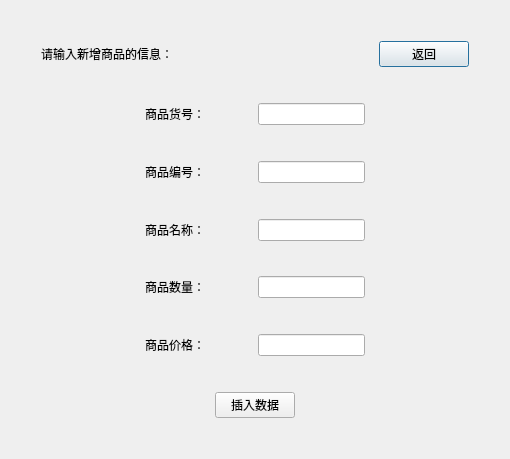
<?xml version="1.0" encoding="UTF-8"?>
<ui version="4.0">
 <class>insert_Dialog</class>
 <widget class="QDialog" name="insert_Dialog">
  <property name="geometry">
   <rect>
    <x>0</x>
    <y>0</y>
    <width>510</width>
    <height>459</height>
   </rect>
  </property>
  <property name="windowTitle">
   <string>新增商品</string>
  </property>
  <layout class="QVBoxLayout" name="verticalLayout" stretch="1,2,1,2,1,2,1,2,1,2,1,2,1,2,1">
   <item>
    <spacer name="verticalSpacer_7">
     <property name="orientation">
      <enum>Qt::Vertical</enum>
     </property>
     <property name="sizeHint" stdset="0">
      <size>
       <width>20</width>
       <height>13</height>
      </size>
     </property>
    </spacer>
   </item>
   <item>
    <layout class="QHBoxLayout" name="horizontalLayout" stretch="1,6,5,3,1">
     <item>
      <spacer name="horizontalSpacer">
       <property name="orientation">
        <enum>Qt::Horizontal</enum>
       </property>
       <property name="sizeHint" stdset="0">
        <size>
         <width>40</width>
         <height>20</height>
        </size>
       </property>
      </spacer>
     </item>
     <item>
      <widget class="QLabel" name="label">
       <property name="text">
        <string>请输入新增商品的信息：</string>
       </property>
      </widget>
     </item>
     <item>
      <spacer name="horizontalSpacer_2">
       <property name="orientation">
        <enum>Qt::Horizontal</enum>
       </property>
       <property name="sizeHint" stdset="0">
        <size>
         <width>40</width>
         <height>20</height>
        </size>
       </property>
      </spacer>
     </item>
     <item>
      <widget class="QPushButton" name="back_pushButton_2">
       <property name="text">
        <string>返回</string>
       </property>
      </widget>
     </item>
     <item>
      <spacer name="horizontalSpacer_3">
       <property name="orientation">
        <enum>Qt::Horizontal</enum>
       </property>
       <property name="sizeHint" stdset="0">
        <size>
         <width>40</width>
         <height>20</height>
        </size>
       </property>
      </spacer>
     </item>
    </layout>
   </item>
   <item>
    <spacer name="verticalSpacer_6">
     <property name="orientation">
      <enum>Qt::Vertical</enum>
     </property>
     <property name="sizeHint" stdset="0">
      <size>
       <width>20</width>
       <height>13</height>
      </size>
     </property>
    </spacer>
   </item>
   <item>
    <layout class="QHBoxLayout" name="horizontalLayout_2" stretch="5,4,4,5">
     <item>
      <spacer name="horizontalSpacer_4">
       <property name="orientation">
        <enum>Qt::Horizontal</enum>
       </property>
       <property name="sizeHint" stdset="0">
        <size>
         <width>40</width>
         <height>20</height>
        </size>
       </property>
      </spacer>
     </item>
     <item>
      <widget class="QLabel" name="label_2">
       <property name="text">
        <string>商品货号：</string>
       </property>
      </widget>
     </item>
     <item>
      <widget class="QLineEdit" name="ATno_lineEdit_5"/>
     </item>
     <item>
      <spacer name="horizontalSpacer_13">
       <property name="orientation">
        <enum>Qt::Horizontal</enum>
       </property>
       <property name="sizeHint" stdset="0">
        <size>
         <width>40</width>
         <height>20</height>
        </size>
       </property>
      </spacer>
     </item>
    </layout>
   </item>
   <item>
    <spacer name="verticalSpacer_5">
     <property name="orientation">
      <enum>Qt::Vertical</enum>
     </property>
     <property name="sizeHint" stdset="0">
      <size>
       <width>20</width>
       <height>14</height>
      </size>
     </property>
    </spacer>
   </item>
   <item>
    <layout class="QHBoxLayout" name="horizontalLayout_3" stretch="5,4,4,5">
     <item>
      <spacer name="horizontalSpacer_6">
       <property name="orientation">
        <enum>Qt::Horizontal</enum>
       </property>
       <property name="sizeHint" stdset="0">
        <size>
         <width>40</width>
         <height>20</height>
        </size>
       </property>
      </spacer>
     </item>
     <item>
      <widget class="QLabel" name="label_3">
       <property name="text">
        <string>商品编号：</string>
       </property>
      </widget>
     </item>
     <item>
      <widget class="QLineEdit" name="no_lineEdit"/>
     </item>
     <item>
      <spacer name="horizontalSpacer_7">
       <property name="orientation">
        <enum>Qt::Horizontal</enum>
       </property>
       <property name="sizeHint" stdset="0">
        <size>
         <width>40</width>
         <height>20</height>
        </size>
       </property>
      </spacer>
     </item>
    </layout>
   </item>
   <item>
    <spacer name="verticalSpacer_4">
     <property name="orientation">
      <enum>Qt::Vertical</enum>
     </property>
     <property name="sizeHint" stdset="0">
      <size>
       <width>20</width>
       <height>13</height>
      </size>
     </property>
    </spacer>
   </item>
   <item>
    <layout class="QHBoxLayout" name="horizontalLayout_4" stretch="5,4,4,5">
     <item>
      <spacer name="horizontalSpacer_8">
       <property name="orientation">
        <enum>Qt::Horizontal</enum>
       </property>
       <property name="sizeHint" stdset="0">
        <size>
         <width>40</width>
         <height>20</height>
        </size>
       </property>
      </spacer>
     </item>
     <item>
      <widget class="QLabel" name="label_4">
       <property name="text">
        <string>商品名称：</string>
       </property>
      </widget>
     </item>
     <item>
      <widget class="QLineEdit" name="name_lineEdit_2"/>
     </item>
     <item>
      <spacer name="horizontalSpacer_9">
       <property name="orientation">
        <enum>Qt::Horizontal</enum>
       </property>
       <property name="sizeHint" stdset="0">
        <size>
         <width>40</width>
         <height>20</height>
        </size>
       </property>
      </spacer>
     </item>
    </layout>
   </item>
   <item>
    <spacer name="verticalSpacer_3">
     <property name="orientation">
      <enum>Qt::Vertical</enum>
     </property>
     <property name="sizeHint" stdset="0">
      <size>
       <width>20</width>
       <height>13</height>
      </size>
     </property>
    </spacer>
   </item>
   <item>
    <layout class="QHBoxLayout" name="horizontalLayout_5" stretch="5,4,4,5">
     <item>
      <spacer name="horizontalSpacer_10">
       <property name="orientation">
        <enum>Qt::Horizontal</enum>
       </property>
       <property name="sizeHint" stdset="0">
        <size>
         <width>40</width>
         <height>20</height>
        </size>
       </property>
      </spacer>
     </item>
     <item>
      <widget class="QLabel" name="label_5">
       <property name="text">
        <string>商品数量：</string>
       </property>
      </widget>
     </item>
     <item>
      <widget class="QLineEdit" name="amount_lineEdit_3"/>
     </item>
     <item>
      <spacer name="horizontalSpacer_11">
       <property name="orientation">
        <enum>Qt::Horizontal</enum>
       </property>
       <property name="sizeHint" stdset="0">
        <size>
         <width>40</width>
         <height>20</height>
        </size>
       </property>
      </spacer>
     </item>
    </layout>
   </item>
   <item>
    <spacer name="verticalSpacer_2">
     <property name="orientation">
      <enum>Qt::Vertical</enum>
     </property>
     <property name="sizeHint" stdset="0">
      <size>
       <width>20</width>
       <height>14</height>
      </size>
     </property>
    </spacer>
   </item>
   <item>
    <layout class="QHBoxLayout" name="horizontalLayout_6" stretch="5,4,4,5">
     <item>
      <spacer name="horizontalSpacer_12">
       <property name="orientation">
        <enum>Qt::Horizontal</enum>
       </property>
       <property name="sizeHint" stdset="0">
        <size>
         <width>40</width>
         <height>20</height>
        </size>
       </property>
      </spacer>
     </item>
     <item>
      <widget class="QLabel" name="label_6">
       <property name="text">
        <string>商品价格：</string>
       </property>
      </widget>
     </item>
     <item>
      <widget class="QLineEdit" name="price_lineEdit_4"/>
     </item>
     <item>
      <spacer name="horizontalSpacer_5">
       <property name="orientation">
        <enum>Qt::Horizontal</enum>
       </property>
       <property name="sizeHint" stdset="0">
        <size>
         <width>40</width>
         <height>20</height>
        </size>
       </property>
      </spacer>
     </item>
    </layout>
   </item>
   <item>
    <spacer name="verticalSpacer">
     <property name="orientation">
      <enum>Qt::Vertical</enum>
     </property>
     <property name="sizeHint" stdset="0">
      <size>
       <width>20</width>
       <height>13</height>
      </size>
     </property>
    </spacer>
   </item>
   <item>
    <layout class="QHBoxLayout" name="horizontalLayout_7">
     <item>
      <spacer name="horizontalSpacer_14">
       <property name="orientation">
        <enum>Qt::Horizontal</enum>
       </property>
       <property name="sizeHint" stdset="0">
        <size>
         <width>40</width>
         <height>20</height>
        </size>
       </property>
      </spacer>
     </item>
     <item>
      <widget class="QPushButton" name="insert_pushButton">
       <property name="text">
        <string>插入数据</string>
       </property>
      </widget>
     </item>
     <item>
      <spacer name="horizontalSpacer_15">
       <property name="orientation">
        <enum>Qt::Horizontal</enum>
       </property>
       <property name="sizeHint" stdset="0">
        <size>
         <width>40</width>
         <height>20</height>
        </size>
       </property>
      </spacer>
     </item>
    </layout>
   </item>
   <item>
    <spacer name="verticalSpacer_8">
     <property name="orientation">
      <enum>Qt::Vertical</enum>
     </property>
     <property name="sizeHint" stdset="0">
      <size>
       <width>20</width>
       <height>13</height>
      </size>
     </property>
    </spacer>
   </item>
  </layout>
 </widget>
 <resources/>
 <connections/>
</ui>
